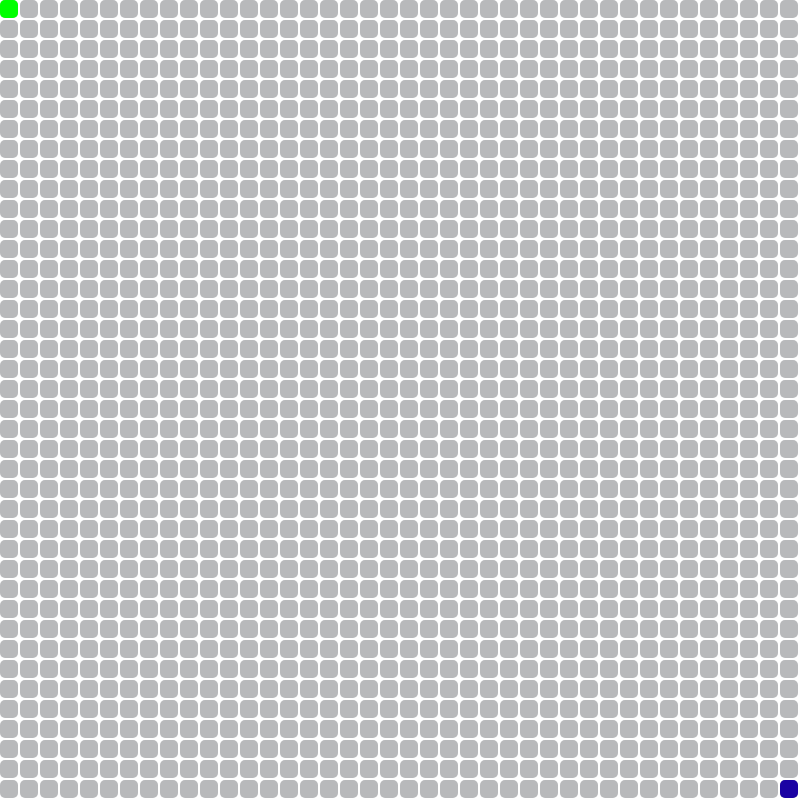
Frame 1 (no input)
Frame 60 (no input): identical to frame 1, image omitted
Frame 120 (the mouse pressed at the canvas centre since frame 60): identical to frame 1, image omitted

The p5.js sketch that drew this single still picture (run headless with seeded random() and noise() and a simulated clock; from frame 60 on, the mouse is pressed at the canvas centre):

// p5.js sketch
// ── sketch.js

var canvasHeight = 800;
var canvasWidth = 800;

var tile = 20;

var rows = canvasHeight / tile;
var columns = canvasWidth / tile;

var graph = new Array(rows);

var startNode = [0, 0];
var targetNode = [rows-1, columns-1];

// mouse pointer to know if mouse is pressed or not
var moveNode = false;
var whichNode = null;

// colors for start node
var colorStartNode = "#00FF00";
var colorTargetNode = "#1B02A3";
var colorObstacleNode = "#2B4BFF";
var visualizationStarted = false;

function initGraph() {
    for (let i = 0; i < rows; ++i) {
        graph[i] = new Array(columns);
        for (var j = 0; j < columns; ++j) {
            graph[i][j] = 0;
        }
    }
}

// node [x , y]
function getNeighbors(node) {
    var [x, y] = node;
    
    var neighbors = [];

    if (x + 1 < rows) neighbors.push([x+1, y])

    if (x - 1 >= 0) neighbors.push([x-1, y])

    if (y + 1 < columns) neighbors.push([x, y+1])

    if (y - 1 >= 0) neighbors.push([x, y-1])

    if (x + 1 < rows && y + 1 < columns) neighbors.push([x+1, y+1]);

    if (x - 1 >= 0 && y - 1 >= 0) neighbors.push([x-1, y-1]);

    if (x + 1 < rows && y > 0) neighbors.push([x+1, y-1]);

    if (x > 0 && y + 1 < columns) neighbors.push([x-1, y+1]);

    return neighbors;
}

function getGridPos() {
    var x = mouseX;
    var y = mouseY;

    x = Math.floor(x / tile);
    y = Math.floor(y / tile);

    return [x, y];
}

function drawNode(node, color) {
    var [x, y] = node;
    fill(color);
    square(x*tile, y*tile, tile-2, 5);
}

function mouseDragged() {

    var [x, y] = getGridPos();

    if (x == startNode[0] && y == startNode[1]) {
        // to stop bliting obstacle nodes as well as to move the start node
        moveNode = true;
        whichNode = "startNode";
    }
     
    if (x == targetNode[0] && y == targetNode[1]) {
        moveNode = true;
        whichNode = "targetNode";
    }

    // if node dragged then do nothing
    if (moveNode) {
        if (graph[x][y] == 1)
            return;

        if (whichNode == "startNode") {
            startNode = [x, y];
            drawNode(startNode, colorStartNode);
        } else if (whichNode == "targetNode") {
            targetNode = [x, y];
            drawNode(targetNode, colorTargetNode);
        }

        drawGraph();

        if (visualizationStarted) {
            bfs();
        }

        return;
    }

    if (x >= rows || y >= rows) {
        return;
    }

    if (x == startNode[0] && y == startNode[1]) {
        return;
    }

    if (x == targetNode[0] && y == targetNode[1]) {
        return;
    }

    if (visualizationStarted) {
        drawGraph();
        bfs();
    }

    drawNode([x, y], colorObstacleNode);
    graph[x][y] = 1;
}

function mouseClicked() {
    if (visualizationStarted) {
        drawGraph();
        bfs();
    }
}

function doubleClicked() {
    
    var [x, y] = getGridPos();

}

function bfs() {

    var queue = [startNode];
    var visited = {startNode: null};


    while (queue.length != 0) {
        // get the element from queue
        var current = queue.shift();

        var [x, y] = current;

        // it is a obstacle or block
        if (graph[x][y] == 1)
            continue;

        var neighbors = getNeighbors(current);

        for (let i = 0; i < neighbors.length; ++i) {
            neighbor = neighbors[i];

            // if neighbor not in visited
            if (!(neighbor in visited)) {
                queue.push(neighbor);
                visited[neighbor] = current;
            }
        }
    }

    // construct path
    var curr = targetNode;
    var path = []

    if (!(visited.hasOwnProperty(targetNode))) {
        console.log("Can't reach target node");
        return;
    }

    while (curr != startNode) {
        path.push(curr);
        curr = visited[curr];
    }

    path.push(startNode);

    for (var i = 0; i < path.length; ++i) {
        var [x, y] = path[i];
        drawNode([x, y], "#00FF00");
    }
}

function drawGraph() {
    noStroke();
    for (var i = 0; i < rows; ++i) {
        for (var j = 0; j < columns; ++j) {
            if (graph[i][j] == 1) {
                drawNode([i, j], colorObstacleNode);
            } else
                drawNode([i, j], "#B8B9BB");
        }
    }

    // draw startNode and targetNode
    drawNode(startNode, colorStartNode);
    drawNode(targetNode, colorTargetNode);
}

function startVisualization() {
    visualizationStarted = true; 
    bfs();
}

function mouseReleased() {
    moveNode = false;
} 

function setup() {
    createCanvas(canvasWidth, canvasHeight);

    initGraph();

    drawGraph();

    var button = createButton("Start Visualization");

    button.mousePressed(startVisualization);
}

function draw() {
}

// ── styles.css

html, body {
    height: 100%;
}

body {
    background-color: #d4e3fe;
    font-family: 'Roboto Mono', monospace;
}

button {
    position: absolute;
    top: 60%;
    right: 20%;
    font-size: 20px;
    padding: 20px 40px;
    border-radius: 50px;
    background: #d4e3fe;
    box-shadow:  20px 20px 60px #b4c1d8,
                 -20px -20px 60px #f4ffff;
}

.project-title {
    position: absolute;
    top: 45%;
    right: 12%;
    font-size: 40px;
    text-align: center;
}
